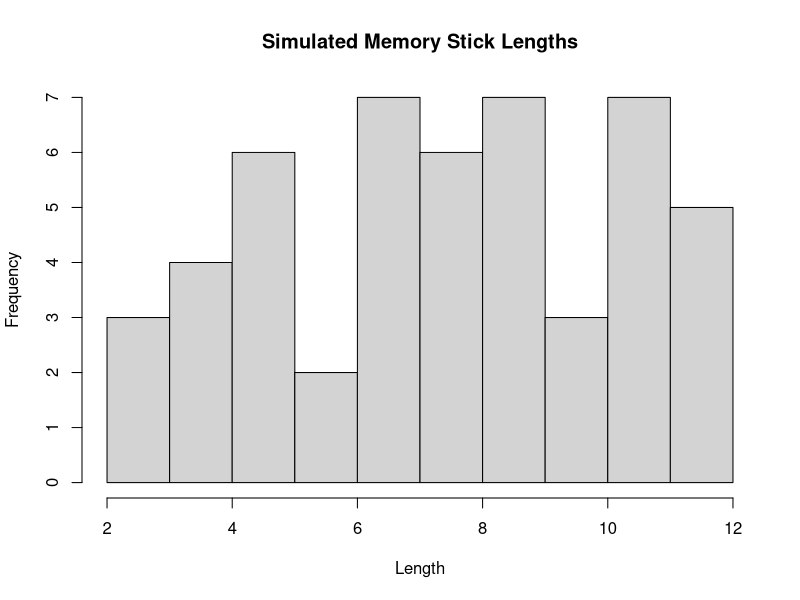

Source code (R):
#FA7
install.packages("rmarkdown")
# FOR NUMBER 1

# 1A
# Range of the Memory Stick Lengths
MemStick_MaxLen <- 12
MemStick_MinLen <- 2


# Probability that a memory stick will be scrapped
Scrapped_Prob <- 1 - punif(10, MemStick_MinLen, MemStick_MaxLen)
cat("Hence, we have shown that the chances where the memory stick will be scrapped is ", Scrapped_Prob, "\n")

# 1B
# Range of the Memory Stick Lengths
MinLen <- 2
MaxLen <- 12

# 50 simulations of memory stick lengths needed
Stick_Len <- runif(50, MinLen, MaxLen)

# Histogram of the simulated values
hist(Stick_Len, main = "Simulated Memory Stick Lengths", xlab = "Length", ylab = "Frequency")

# Mean and variance of simulations
Stick_Len_Mean <- mean(Stick_Len)
cat("The Variance of the Simulated Memory Stick Lengths is:", Stick_Len_Mean)

Stick_Len_Variance <- var(Stick_Len)
cat("The Variance of the Simulated Memory Stick Lengths is:", Stick_Len_Variance)
#End of Number 1

# FOR NUMBER 2

# 2A
# Given function
b <- 0.15
Prob_Density_2AFunction <- function(x) {0.025 * x + b}

# Integral of the function over the interval from 2 to 6
Integ_2AResult <- integrate(Prob_Density_2AFunction, 2, 6)

# Extraction of the numerical value of the result using the class $value of integrate
Gen_Prob_Density <- Integ_2AResult$value
Gen_Prob_Density



# 2B
# Given function with the calculated value of b = 0.15
Prob_Density_2BFunction <- function(x) {0.025 * x + 0.15}

# Integral of the pdf over the interval from 3 to 6
Integ_2BResult <- integrate(Prob_Density_2BFunction, 3, 6)

# Extraction of the numerical value of the result using the class $value of integrate
Exceed_Probon3 <- Integ_2BResult$value
Exceed_Probon3



# 2C
# Given function with the calculated value of b = 0.15
Prob_Density_2CFunction <- function(x) {0.025*x + 0.15}

# Specify the integration limits for the integral
Lower_Val <- 2
Upper_Val <- 6

# Integrand for E(X)
integrand <- function(x) {x * Prob_Density_2CFunction(x)}

# Using the integrate function we will get the expected value
# Extraction of the numerical value of the result using the class $value of integrate
EX <- integrate(integrand, Lower_Val, Upper_Val)$value
EX

#End of Number 2

# NUMBER (3)

# Range of the Uniform Distribution
Unif_Dis_MaxRange <- pi
Unif_Dis_MinRange <- -pi

# Calculation of P(X ≤ 0) and P(X ≤ 𝜋/2)

# FOR P(X ≤ 0)
Prob_LessEq0 <- punif(0, Unif_Dis_MinRange, Unif_Dis_MaxRange)
Prob_LessEq0

# FOR P(X ≤ 𝜋/2)
Prob_LessEq_PiOver2 <- punif(pi/2, Unif_Dis_MinRange, Unif_Dis_MaxRange)
Prob_LessEq_PiOver2 
#End of Number 3


